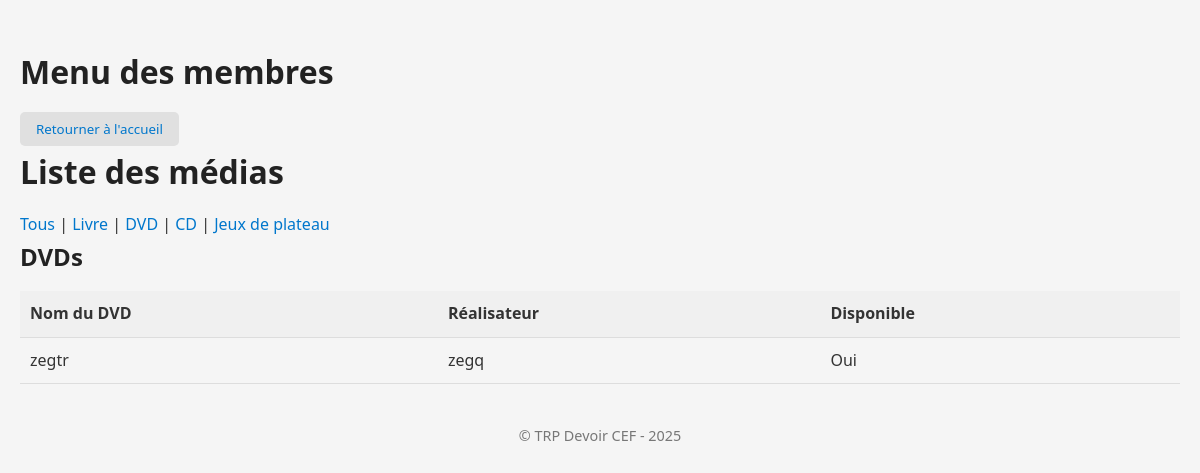
/membre/membres/?type=dvd, run on an earlier commit of the app's database.
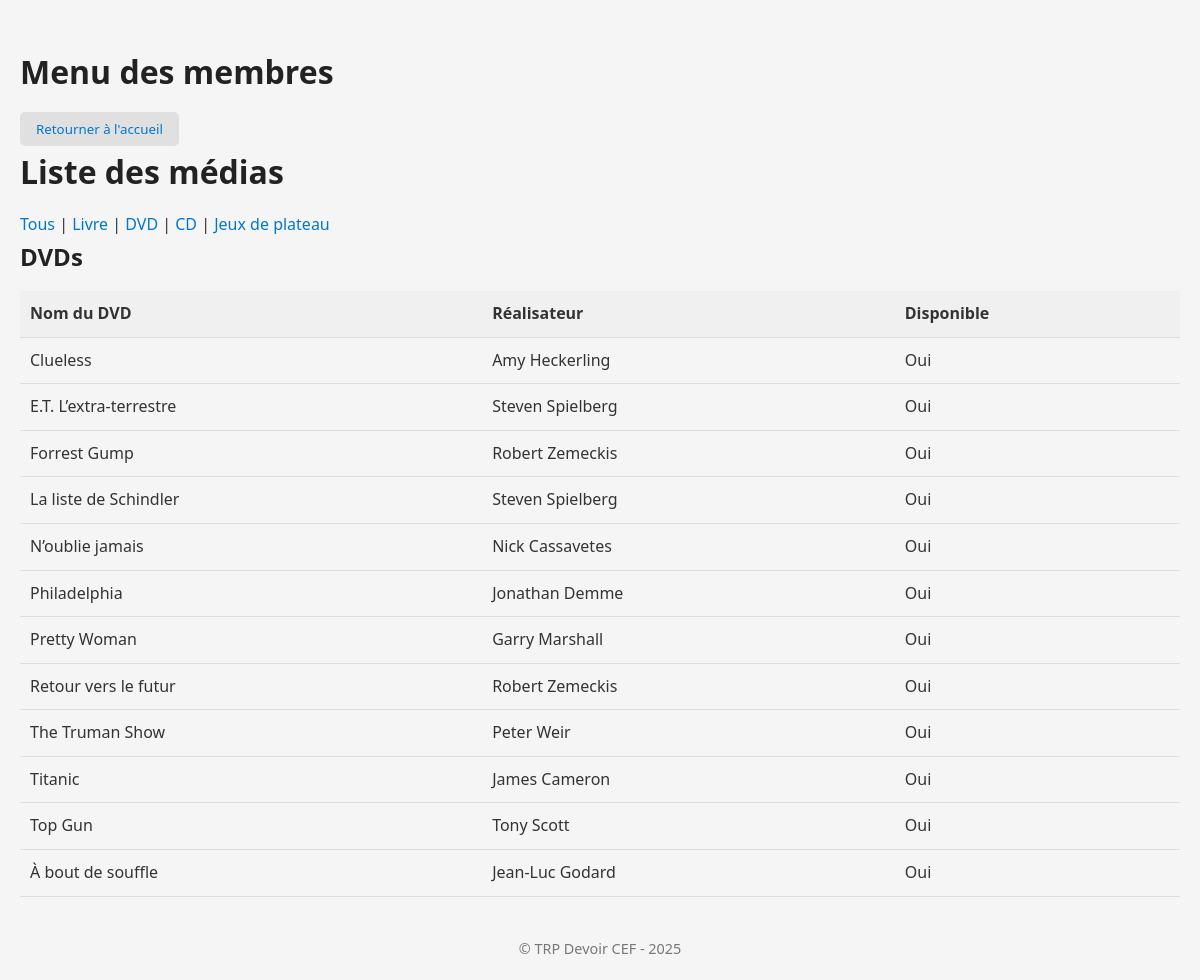
And on a later commit of the database.
### bibliothecaire/models.py (models this page shows, shortened)
class Media(models.Model):
    titre = models.CharField(max_length=100)
    disponible = models.BooleanField(default=True)
    date_emprunt = models.DateField(null=True, blank=True ) # Date d'emprunt (null si non emprunté)
    emprunteur = models.ForeignKey('Emprunteur', on_delete=models.SET_NULL, null=True, blank=True) # Emprunteur actuel
    class Meta:
        abstract = True

class DVD(Media):
        realisateur = models.CharField(max_length=100)

### membre/views.py (the view)
# urls.py: path('membres/', liste_media_membres, name='liste_media_membre'),
def liste_media_membres(request):
    media_type = request.GET.get('type', 'tous')
    livres = Livre.objects.all().order_by('titre') if media_type in ['tous', 'livre'] else []
    dvds = DVD.objects.all().order_by('titre') if media_type in ['tous', 'dvd'] else []
    cds = CD.objects.all().order_by('titre') if media_type in ['tous', 'cd'] else []
    jeux = JeuDePlateau.objects.all().order_by('titre') if media_type in ['tous', 'jeu'] else []
    types = [
        {'type': 'tous', 'label': 'Tous'},
        {'type': 'livre', 'label': 'Livre'},
        {'type': 'dvd', 'label': 'DVD'},
        {'type': 'cd', 'label': 'CD'},
        {'type': 'jeu', 'label': 'Jeux de plateau'},
    ]
    return render(request, 'liste_media_membre.html', {
        'livres': livres,
        'dvds': dvds,
        'cds': cds,
        'jeux': jeux,
        'selected_type': media_type,
        'types': types,
    })

### membre/templates/liste_media_membre.html (shortened to what this page needs)
{% extends "base_membre.html" %}
{% block content %}
<h1>Liste des médias</h1>
<nav>
    {% for t in types %}
        <a href="?type={{ t.type }}" class="{% if selected_type == t.type %}selected{% endif %}">{{ t.label }}</a>{% if not forloop.last %} | {% endif %}
    {% endfor %}
</nav>
{% if dvds %}
<h2>DVDs</h2>
<table>
    <tr>
        <th>Nom du DVD</th>
        <th>Réalisateur</th>
        <th>Disponible</th>
    </tr>
    {% for dvd in dvds %}
    <tr>
        <td>{{ dvd.titre }}</td>
        <td>{{ dvd.realisateur }}</td>
        <td>{{ dvd.disponible|yesno:"Oui,Non" }}</td>
    </tr>
    {% empty %}
    <tr>
        <td colspan="3">Aucun DVD trouvé</td>
    </tr>
    {% endfor %}
</table>
{% endif %}
{% endblock %}

What changed in the data, as far as the page shows it:
removed DVD: titre "zegtr", realisateur "zegq", disponible "Oui"
added DVD: titre "Clueless", realisateur "Amy Heckerling", disponible "Oui"
added DVD: titre "E.T. L’extra-terrestre", realisateur "Steven Spielberg", disponible "Oui"
added DVD: titre "Forrest Gump", realisateur "Robert Zemeckis", disponible "Oui"
added DVD: titre "La liste de Schindler", realisateur "Steven Spielberg", disponible "Oui"
added DVD: titre "N’oublie jamais", realisateur "Nick Cassavetes", disponible "Oui"
added DVD: titre "Philadelphia", realisateur "Jonathan Demme", disponible "Oui"
added DVD: titre "Pretty Woman", realisateur "Garry Marshall", disponible "Oui"
added DVD: titre "Retour vers le futur", realisateur "Robert Zemeckis", disponible "Oui"
added DVD: titre "The Truman Show", realisateur "Peter Weir", disponible "Oui"
added DVD: titre "Titanic", realisateur "James Cameron", disponible "Oui"
added DVD: titre "Top Gun", realisateur "Tony Scott", disponible "Oui"
added DVD: titre "À bout de souffle", realisateur "Jean-Luc Godard", disponible "Oui"
